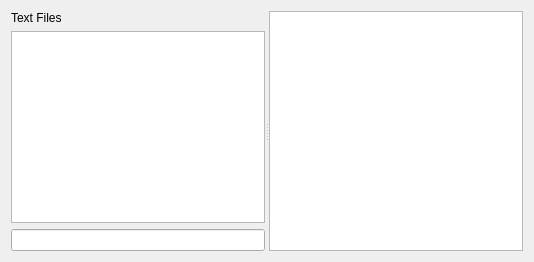
     <widget class="QWidget" name="tabText">
      <attribute name="title">
       <string>Text Files</string>
      </attribute>
      <layout class="QVBoxLayout" name="verticalLayout_15">
       <item>
        <widget class="QSplitter" name="tabTextSplitter">
         <property name="orientation">
          <enum>Qt::Horizontal</enum>
         </property>
         <property name="childrenCollapsible">
          <bool>false</bool>
         </property>
         <widget class="QWidget" name="widget_6" native="true">
          <layout class="QVBoxLayout" name="verticalLayout_16">
           <property name="leftMargin">
            <number>0</number>
           </property>
           <property name="topMargin">
            <number>0</number>
           </property>
           <property name="rightMargin">
            <number>0</number>
           </property>
           <property name="bottomMargin">
            <number>0</number>
           </property>
           <item>
            <widget class="QLabel" name="label_5">
             <property name="text">
              <string>Text Files</string>
             </property>
            </widget>
           </item>
           <item>
            <widget class="QListView" name="textFileList">
             <property name="toolTip">
              <string>A list of text-files in the mod directory.</string>
             </property>
             <property name="whatsThis">
              <string>A list of text-files in the mod directory like readmes. </string>
             </property>
             <property name="alternatingRowColors">
              <bool>true</bool>
             </property>
             <property name="uniformItemSizes">
              <bool>true</bool>
             </property>
            </widget>
           </item>
           <item>
            <widget class="QLineEdit" name="textFileFilter"/>
           </item>
          </layout>
         </widget>
         <widget class="QWidget" name="widget_7" native="true">
          <layout class="QVBoxLayout" name="verticalLayout_17">
           <property name="leftMargin">
            <number>0</number>
           </property>
           <property name="topMargin">
            <number>0</number>
           </property>
           <property name="rightMargin">
            <number>0</number>
           </property>
           <property name="bottomMargin">
            <number>0</number>
           </property>
           <item>
            <widget class="TextEditor" name="textFileEditor"/>
           </item>
          </layout>
         </widget>
        </widget>
       </item>
      </layout>
     </widget>
